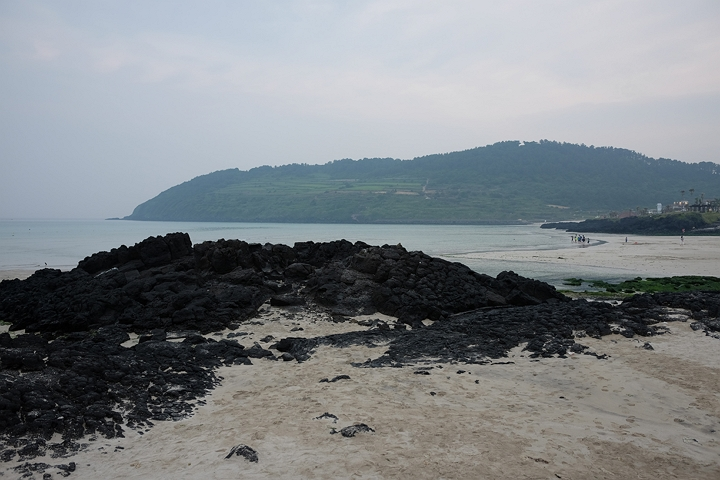
#> input picture E04/img1.jpg, 720 x 480 px
$ python 3.py
#> lines starting #> are read from the running program, lines starting #| are printed output that depends on the picture
import cv2 as cv  # OpenCV를 불러옵니다.
import numpy as np  # 행렬 연산을 위해 NumPy를 불러옵니다.
import matplotlib.pyplot as plt  # 시각화용 matplotlib을 불러옵니다.

base_path = "img1.jpg"  # 기준 이미지 경로를 지정합니다.
warp_path = "img2.jpg"  # 정합할 이미지 경로를 지정합니다.

base_bgr = cv.imread(base_path)  # 기준 이미지를 읽습니다.
#> base_bgr is the input picture: shape (480, 720, 3); mean B, G, R 134.2, 130.6, 125.7
warp_bgr = cv.imread(warp_path)  # 정합할 이미지를 읽습니다.
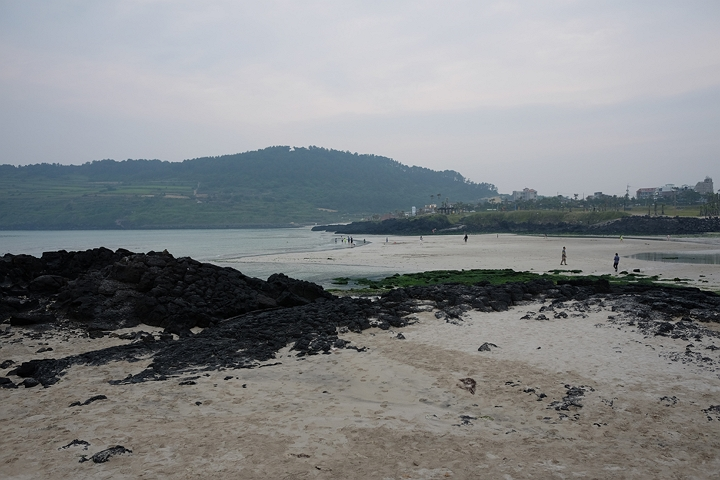
#> input picture E04/img2.jpg, 720 x 480 px
#> warp_bgr is the input picture: shape (480, 720, 3); mean B, G, R 134.4, 132.3, 129.6

if base_bgr is None:  # 기준 이미지 로드 실패 여부를 확인합니다.
    raise FileNotFoundError(f"이미지를 찾을 수 없습니다: {base_path}")  # 파일 없음 예외를 발생시킵니다.
if warp_bgr is None:  # 정합 이미지 로드 실패 여부를 확인합니다.
    raise FileNotFoundError(f"이미지를 찾을 수 없습니다: {warp_path}")  # 파일 없음 예외를 발생시킵니다.

base_gray = cv.cvtColor(base_bgr, cv.COLOR_BGR2GRAY)  # 기준 이미지를 그레이스케일로 변환합니다.
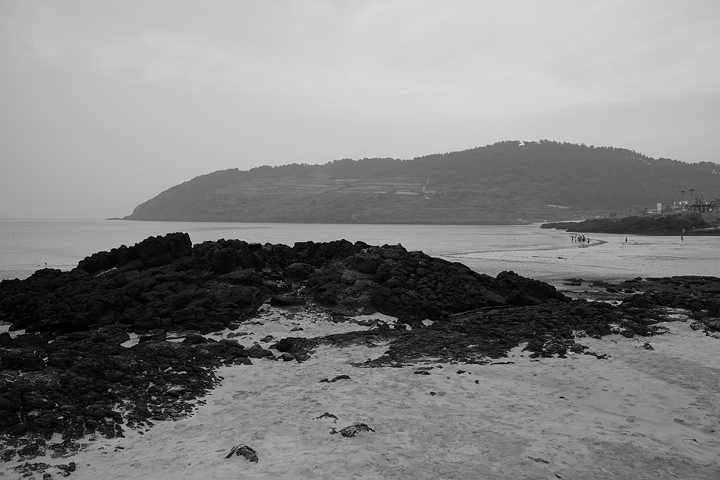
#> base_gray: shape (480, 720); min 0, max 219, mean 129.5
warp_gray = cv.cvtColor(warp_bgr, cv.COLOR_BGR2GRAY)  # 정합 이미지를 그레이스케일로 변환합니다.
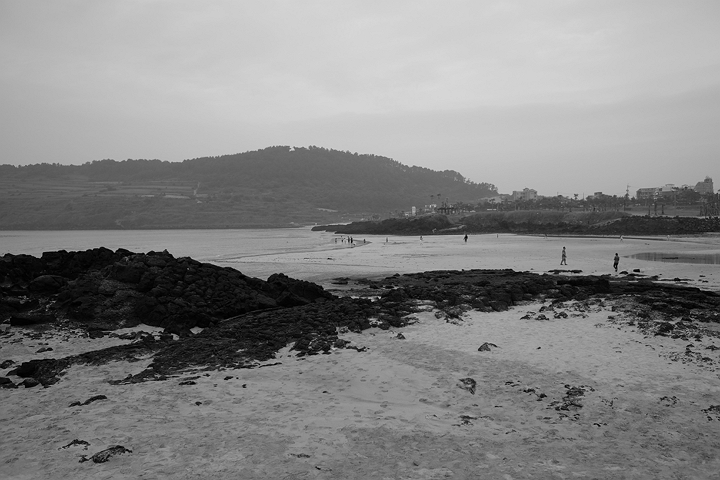
#> warp_gray: shape (480, 720); min 0, max 218, mean 131.7

sift = cv.SIFT_create(nfeatures=1200)  # SIFT 객체를 생성합니다.
kp_base, des_base = sift.detectAndCompute(base_gray, None)  # 기준 이미지의 특징점과 기술자를 계산합니다.
#> kp_base = 927 keypoints; strongest (x, y, size): (619, 303, 2.6), (427, 373, 2.2), (205, 368, 1.9), (440, 367, 2.1)
kp_warp, des_warp = sift.detectAndCompute(warp_gray, None)  # 정합 이미지의 특징점과 기술자를 계산합니다.
#> kp_warp = 965 keypoints; strongest (x, y, size): (466, 237, 2), (638, 270, 2.3), (635, 270, 1.9), (244, 386, 2.5)

if des_base is None or des_warp is None:  # 기술자 계산 실패 여부를 확인합니다.
    raise RuntimeError("특징점 기술자 계산에 실패했습니다.")  # 계산 실패 예외를 발생시킵니다.

bf = cv.BFMatcher(cv.NORM_L2)  # L2 거리 기반 BFMatcher를 생성합니다.
knn_matches = bf.knnMatch(des_base, des_warp, k=2)  # 각 특징점에 대해 최근접 2개 매칭을 구합니다.
#> knn_matches = 927 matches

good_matches = []  # 비율 테스트를 통과한 좋은 매칭을 저장할 리스트를 만듭니다.
ratio_thresh = 0.7  # Lowe 비율 테스트 임계값을 설정합니다.
for pair in knn_matches:  # knn 결과를 순회합니다.
    if len(pair) < 2:  # 이웃이 2개 미만인 경우를 제외합니다.
        continue  # 다음 반복으로 이동합니다.
    m, n = pair  # 최근접 매칭과 차최근접 매칭을 분리합니다.
    if m.distance < ratio_thresh * n.distance:  # 비율 테스트를 통과하는지 확인합니다.
        good_matches.append(m)  # 좋은 매칭으로 추가합니다.
#> after the loop, good_matches = 270 matches

if len(good_matches) < 4:  # 호모그래피 계산 최소 조건을 확인합니다.
    raise RuntimeError(f"좋은 매칭 수가 부족합니다: {len(good_matches)}개")  # 매칭 부족 예외를 발생시킵니다.

src_pts = np.float32([kp_warp[m.trainIdx].pt for m in good_matches]).reshape(-1, 1, 2)  # 정합 이미지 좌표를 원본 점으로 구성합니다.
#> src_pts = 270 rows, first 8: [21.88, 156], [30.18, 165.1], [109.8, 162.3], [30.18, 165.1], [395.4, 287.8], [149.1, 157], [186.1, 161.9], [109.8, 162.3]
dst_pts = np.float32([kp_base[m.queryIdx].pt for m in good_matches]).reshape(-1, 1, 2)  # 기준 이미지 좌표를 목표 점으로 구성합니다.
#> dst_pts = 270 rows, first 8: [19.44, 266], [86.7, 258.1], [101.7, 254.2], [150.9, 237.4], [151.1, 384.3], [187.6, 176.2], [210.4, 173.7], [265.8, 168.3]

H, mask = cv.findHomography(src_pts, dst_pts, cv.RANSAC, 5.0)  # RANSAC으로 호모그래피를 추정합니다.
#> H = [[0.62, 0.0298, 253.8], [-0.103, 0.874, 21.39], [-0.00053, 9.63e-06, 1]]; mask = 270 values, max 1 at index 8, min 0 at index 0, mean 0.963

if H is None or mask is None:  # 호모그래피 계산 성공 여부를 확인합니다.
    raise RuntimeError("호모그래피 계산에 실패했습니다.")  # 계산 실패 예외를 발생시킵니다.

h1, w1 = base_bgr.shape[:2]  # 기준 이미지의 높이와 너비를 구합니다.
#> h1 = 480; w1 = 720
h2, w2 = warp_bgr.shape[:2]  # 정합 이미지의 높이와 너비를 구합니다.
#> h2 = 480; w2 = 720
pano_w = w1 + w2  # 파노라마 출력 너비를 계산합니다.
#> pano_w = 1440
pano_h = max(h1, h2)  # 파노라마 출력 높이를 계산합니다.
#> pano_h = 480

warped_bgr = cv.warpPerspective(warp_bgr, H, (pano_w, pano_h))  # 정합 이미지를 기준 좌표계로 변환합니다.
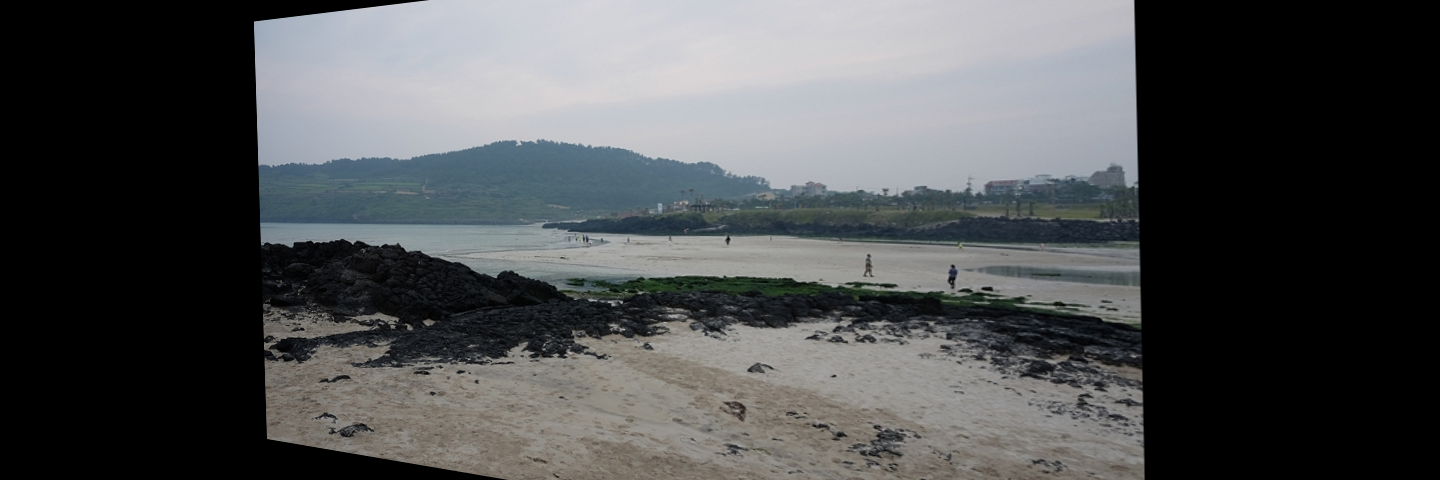
#> warped_bgr: shape (480, 1440, 3); mean B, G, R 80.9, 79.7, 77.9
warped_bgr[0:h1, 0:w1] = base_bgr  # 기준 이미지를 좌측 상단에 배치합니다.
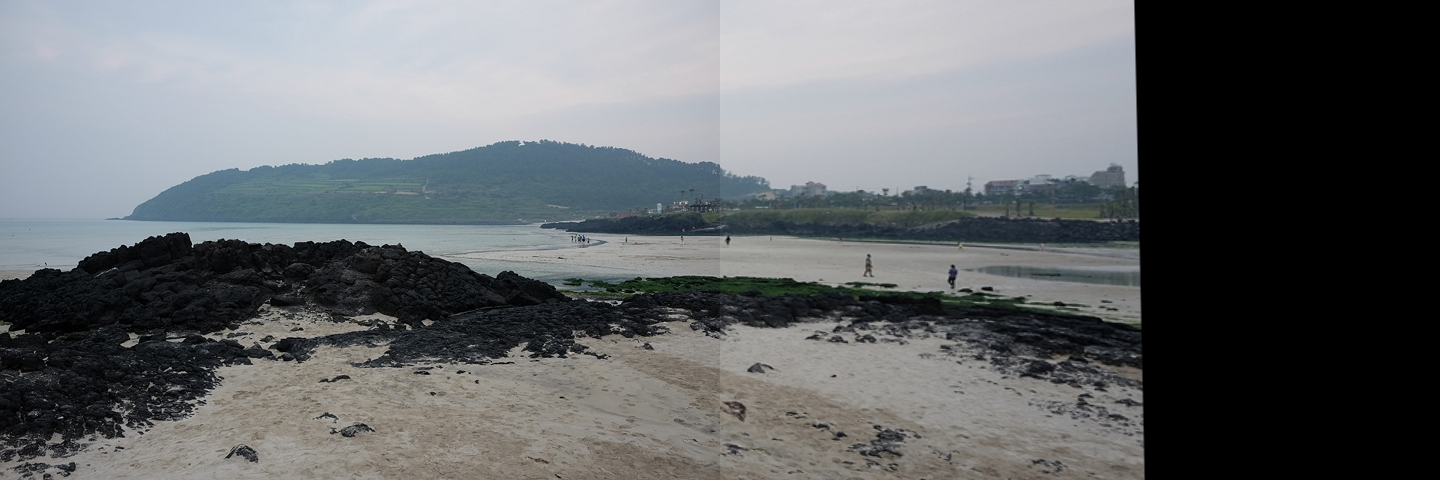
#> warped_bgr: shape (480, 1440, 3); mean B, G, R 107.2, 104.9, 101.9

inlier_mask = mask.ravel().tolist()  # inlier 마스크를 drawMatches용 리스트로 변환합니다.
#> inlier_mask has the same summary as mask
match_vis_bgr = cv.drawMatches(  # inlier 중심의 매칭 결과를 시각화합니다.
    base_bgr,  # 기준 이미지를 전달합니다.
    kp_base,  # 기준 이미지 특징점을 전달합니다.
    warp_bgr,  # 정합 이미지를 전달합니다.
    kp_warp,  # 정합 이미지 특징점을 전달합니다.
    good_matches,  # 비율 테스트 통과 매칭을 전달합니다.
    None,  # 결과 이미지를 새로 생성합니다.
    matchesMask=inlier_mask,  # RANSAC inlier만 강조하여 표시합니다.
    flags=cv.DrawMatchesFlags_NOT_DRAW_SINGLE_POINTS,  # 단일 점은 표시하지 않습니다.
)  # 매칭 시각화 이미지를 생성합니다.
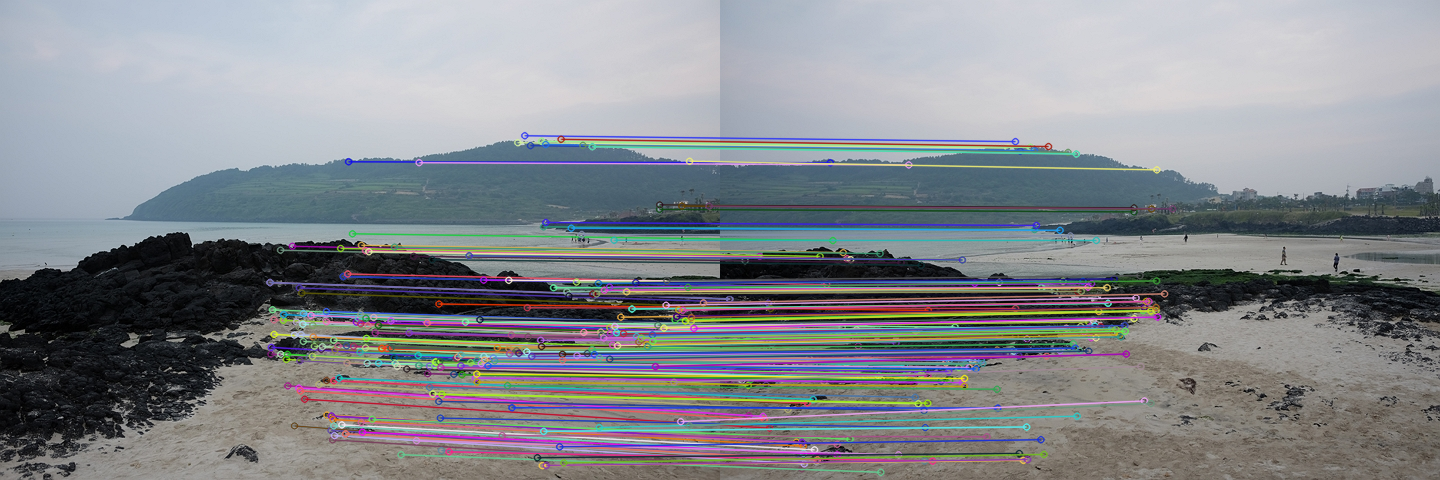
#> match_vis_bgr: shape (480, 1440, 3); mean B, G, R 141.2, 136.5, 133.2

warped_rgb = cv.cvtColor(warped_bgr, cv.COLOR_BGR2RGB)  # 정합 결과를 RGB로 변환합니다.
match_vis_rgb = cv.cvtColor(match_vis_bgr, cv.COLOR_BGR2RGB)  # 매칭 결과를 RGB로 변환합니다.

plt.figure(figsize=(18, 8))  # 출력 창 크기를 설정합니다.

plt.subplot(1, 2, 1)  # 왼쪽 서브플롯을 선택합니다.
plt.imshow(warped_rgb)  # 정합 결과 이미지를 표시합니다.
plt.title("Warped Image (Homography Alignment)")  # 왼쪽 제목을 설정합니다.
plt.axis("off")  # 축을 숨깁니다.

plt.subplot(1, 2, 2)  # 오른쪽 서브플롯을 선택합니다.
plt.imshow(match_vis_rgb)  # 매칭 결과 이미지를 표시합니다.
plt.title(f"Matching Result - Good: {len(good_matches)}, Inlier: {sum(inlier_mask)}")  # 매칭 통계를 제목에 표시합니다.
plt.axis("off")  # 축을 숨깁니다.

plt.tight_layout()  # 레이아웃을 정리합니다.
plt.show()  # 화면에 결과를 출력합니다.
